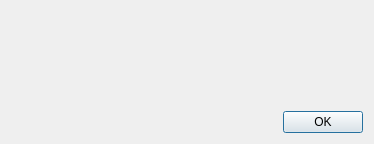
<?xml version="1.0" encoding="UTF-8"?>
<ui version="4.0">
 <class>CAboutDlg</class>
 <widget class="QDialog" name="CAboutDlg">
  <property name="windowModality">
   <enum>Qt::NonModal</enum>
  </property>
  <property name="geometry">
   <rect>
    <x>0</x>
    <y>0</y>
    <width>374</width>
    <height>144</height>
   </rect>
  </property>
  <property name="sizePolicy">
   <sizepolicy hsizetype="Preferred" vsizetype="Preferred">
    <horstretch>0</horstretch>
    <verstretch>0</verstretch>
   </sizepolicy>
  </property>
  <property name="windowTitle">
   <string>About atdx</string>
  </property>
  <layout class="QVBoxLayout" name="verticalLayout">
   <item>
    <layout class="QHBoxLayout" name="horizontalLayout_2">
     <item>
      <widget class="QLabel" name="labelTxt">
       <property name="text">
        <string/>
       </property>
       <property name="alignment">
        <set>Qt::AlignCenter</set>
       </property>
      </widget>
     </item>
    </layout>
   </item>
   <item>
    <spacer name="verticalSpacer">
     <property name="orientation">
      <enum>Qt::Vertical</enum>
     </property>
     <property name="sizeHint" stdset="0">
      <size>
       <width>20</width>
       <height>40</height>
      </size>
     </property>
    </spacer>
   </item>
   <item>
    <layout class="QHBoxLayout" name="horizontalLayout">
     <item>
      <spacer name="horizontalSpacer">
       <property name="orientation">
        <enum>Qt::Horizontal</enum>
       </property>
       <property name="sizeHint" stdset="0">
        <size>
         <width>40</width>
         <height>20</height>
        </size>
       </property>
      </spacer>
     </item>
     <item>
      <widget class="QPushButton" name="okButton">
       <property name="text">
        <string>OK</string>
       </property>
      </widget>
     </item>
    </layout>
   </item>
  </layout>
 </widget>
 <resources/>
 <connections>
  <connection>
   <sender>okButton</sender>
   <signal>clicked()</signal>
   <receiver>CAboutDlg</receiver>
   <slot>accept()</slot>
   <hints>
    <hint type="sourcelabel">
     <x>321</x>
     <y>120</y>
    </hint>
    <hint type="destinationlabel">
     <x>186</x>
     <y>71</y>
    </hint>
   </hints>
  </connection>
 </connections>
</ui>
